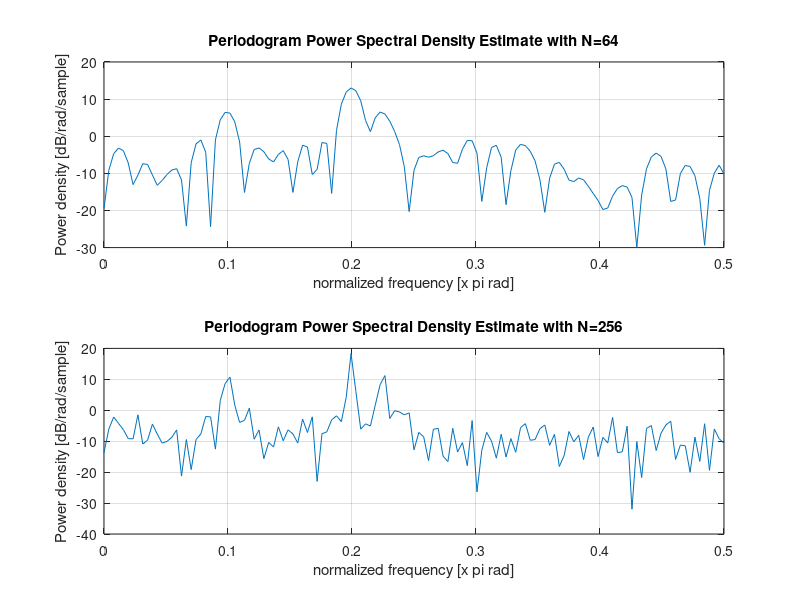
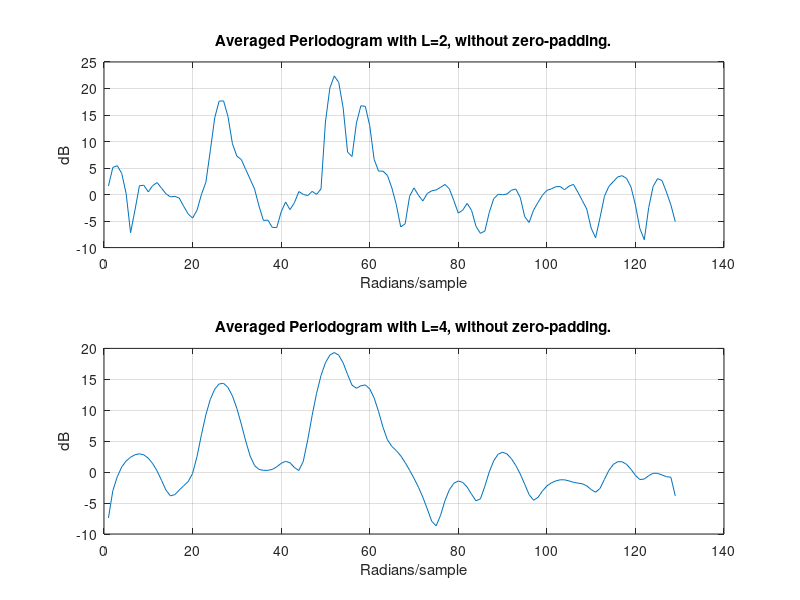
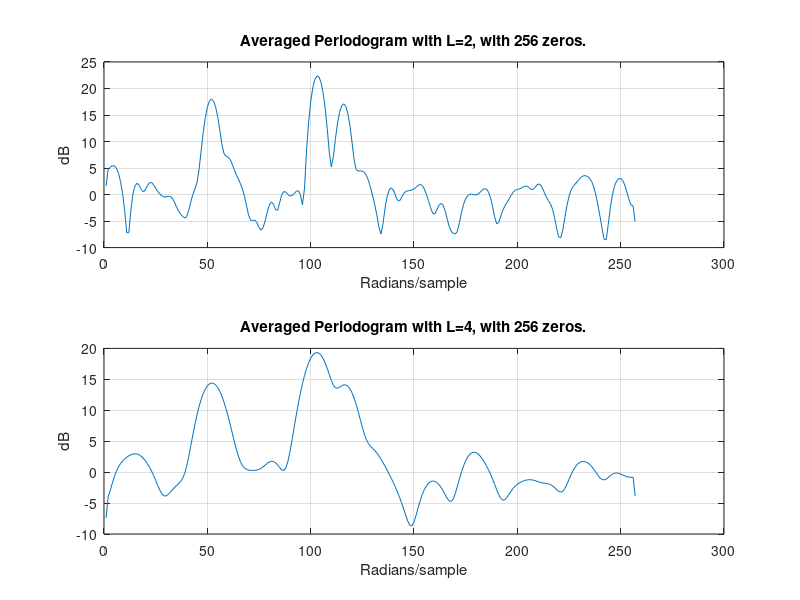

MATLAB code for these plots, in order:
clear;
N=64;
z=wgn(1,N,-3);
m=mean(z);
v=var(z);
for n=1:N
    x(n)=sin(0.2*pi*n)+2*sin(0.4*pi*n)+sin(0.45*pi*n)+z(n);
end
nfft=256;
figure;
subplot(2,1,1);
periodogram(x,[],nfft);
title('Periodogram Power Spectral Density Estimate with N=64');

N=256;
z=wgn(1,N,-3);
for n=1:N
    x(n)=sin(0.2*pi*n)+2*sin(0.4*pi*n)+sin(0.45*pi*n)+z(n);
end
subplot(2,1,2);
periodogram(x,[],nfft);
title('Periodogram Power Spectral Density Estimate with N=256');
L=2;
length1=N/L;
pxx1=pwelch(x,length1,0,nfft);
figure;
subplot(2,1,1);
plot(10*log10(pxx1));
xlabel('Radians/sample');
ylabel('dB');
grid on;
title('Averaged Periodogram with L=2, without zero-padding.');
L=4;
length2=N/L;
pxx2=pwelch(x,length2,0,nfft);
subplot(2,1,2);
plot(10*log10(pxx2));
xlabel('Radians/sample');
ylabel('dB');
grid on;
title('Averaged Periodogram with L=4, without zero-padding.');
figure;
subplot(2,1,1);
pxx3=pwelch(x,length1,0,nfft*2);
plot(10*log10(pxx3));
xlabel('Radians/sample');
ylabel('dB');
grid on;
title('Averaged Periodogram with L=2, with 256 zeros.');
subplot(2,1,2);
pxx4=pwelch(x,length2,0,nfft*2);
plot(10*log10(pxx4));
xlabel('Radians/sample');
ylabel('dB');
grid on;
title('Averaged Periodogram with L=4, with 256 zeros.');




